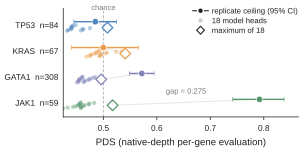

Write Python code to recreate this figure.
"""Fig. 5b — native-depth replicate ceiling versus all in-house model heads."""
from __future__ import annotations

W_MM, H_MM = 78.0, 42.0

from matplotlib.lines import Line2D

import fig5_common as S


def main() -> None:
    S.apply_style()
    oracle = S.read_csv("oracle_ceiling.csv").query("scope != 'ALL'").set_index("scope")
    heads = S.per_gene_head_means()

    fig, ax = S.panel(W_MM, H_MM)
    fig.subplots_adjust(left=0.205, right=0.975, bottom=0.29, top=0.95)

    y_map = {gene: 3 - index for index, gene in enumerate(S.GENE_ORDER)}
    ax.axvline(0.5, color=S.MID_GREY, lw=0.65, ls=(0, (3, 2)), zorder=0)
    ax.text(0.5, 3.52, "chance", fontsize=5.4, color=S.GREY,
            ha="center", va="bottom")

    for gene in S.GENE_ORDER:
        row = oracle.loc[gene]
        values = heads.loc[heads["gene"] == gene, "PDS_cos"].to_numpy()
        y = y_map[gene]
        color = S.GENE_COLORS[gene]
        offsets = S.deterministic_offsets(len(values), 0.12)
        model_y = y - 0.10 + offsets
        best = float(values.max())
        ceiling = float(row["PDS_oracle"])

        ax.plot([best, ceiling], [y - 0.10, y + 0.13], color=S.LIGHT_GREY,
                lw=0.75, zorder=1)
        ax.scatter(values, model_y, s=9.5, color=color, alpha=0.42,
                   edgecolor="none", zorder=2)
        ax.scatter([best], [y - 0.10], s=30, marker="D", facecolor="white",
                   edgecolor=color, linewidths=0.9, zorder=5)
        ax.errorbar(
            [ceiling],
            [y + 0.13],
            xerr=[[ceiling - float(row["ci_lo"])], [float(row["ci_hi"]) - ceiling]],
            fmt="o",
            markersize=4.7,
            color=color,
            markerfacecolor=color,
            markeredgecolor="white",
            markeredgewidth=0.45,
            ecolor=color,
            elinewidth=1.0,
            capsize=1.6,
            capthick=0.7,
            zorder=6,
        )

        if gene == "JAK1":
            gap = ceiling - best
            ax.text((ceiling + best) / 2.0, y + 0.29, f"gap = {gap:.3f}",
                    fontsize=5.5, color=S.GREY, ha="center", va="bottom")

    labels = [
        f"{gene}  n={int(oracle.loc[gene, 'n_var_scored'])}"
        for gene in S.GENE_ORDER
    ]
    ax.set_yticks([y_map[gene] for gene in S.GENE_ORDER], labels)
    ax.set_xlim(0.425, 0.865)
    ax.set_ylim(-0.55, 3.65)
    ax.set_xticks([0.5, 0.6, 0.7, 0.8])
    ax.set_xlabel("PDS (native-depth per-gene evaluation)")
    ax.tick_params(axis="y", length=0)
    S.despine(ax)

    handles = [
        Line2D([0], [0], marker="o", color=S.INK, markerfacecolor=S.INK,
               markeredgecolor="white", markersize=4.2, lw=0.8,
               label="replicate ceiling (95% CI)"),
        Line2D([0], [0], marker="o", color="none", markerfacecolor=S.MID_GREY,
               markeredgecolor="none", alpha=0.55, markersize=3.3,
               label="18 model heads"),
        Line2D([0], [0], marker="D", color="none", markerfacecolor="white",
               markeredgecolor=S.INK, markeredgewidth=0.8, markersize=4.0,
               label="maximum of 18"),
    ]
    # Two rows, not three across: at 78 mm the third entry ran 6 mm past the
    # panel. The row above the plot is the only free band, so it stacks.
    # Top-right corner, stacked: the axes occupy the lower two thirds of the
    # panel, so this band is free and the key never crosses the data.
    fig.legend(handles=handles, loc="upper right", bbox_to_anchor=(0.995, 0.995),
               ncol=1, labelspacing=0.32, handletextpad=0.45)

    S.save(fig, "fig5b_ceiling_vs_models")


if __name__ == "__main__":
    main()
